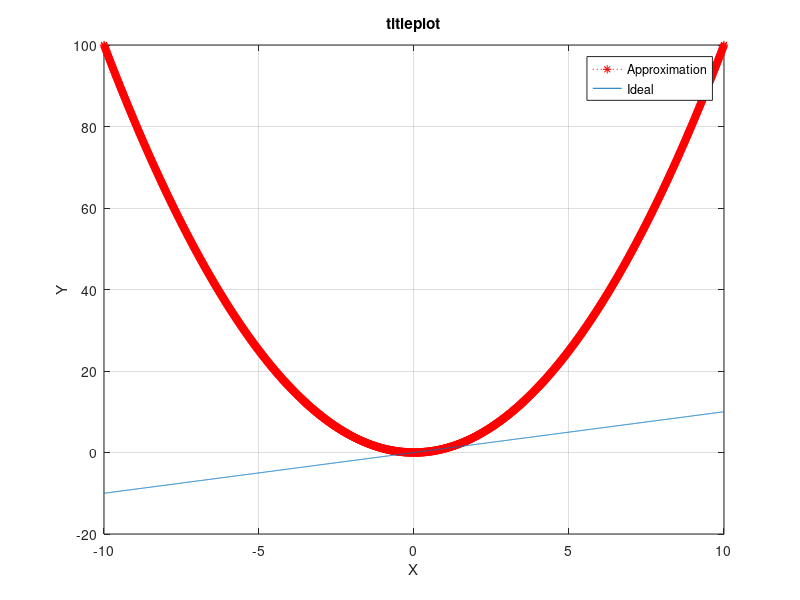
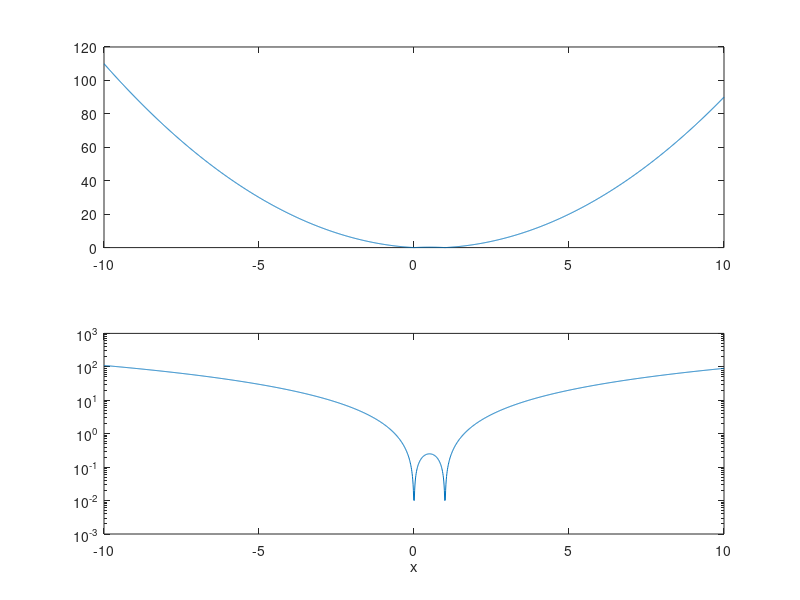

Recreate these plots in MATLAB, in order.
clear, clc, close all 

x=[-10:0.01:10];
y= zeros(1,length(x));
n=x;
abs_error=zeros(1,length(x));

for i=1:1:length(x)
    y(i)=(x(i)*n(i));
    abs_error(i)=abs(x(i)-y(i));
end

plot(x,y, 'r*:');
hold on
plot(x,x);
title('titleplot');
xlabel('X');
ylabel('Y');
legend('Approximation', 'Ideal');
grid
figure
subplot(2,1,1) %(rows, columns,which element we operate in)
%(this is how figure is divided)
plot(x,abs_error)
subplot(2,1,2)
semilogy(x,abs_error)
xlabel('x');